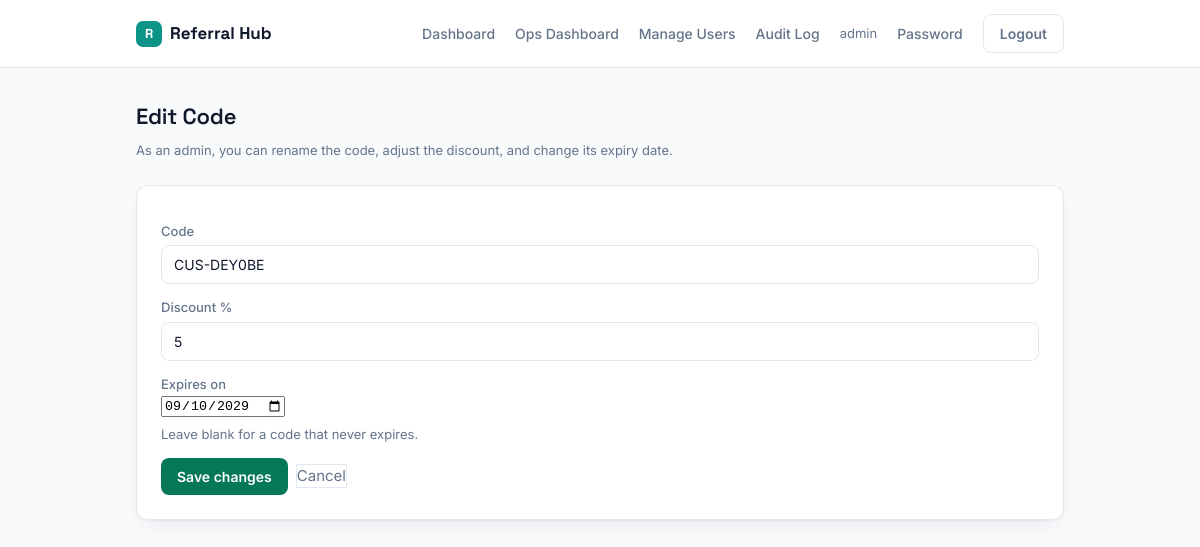
/dashboard/edit/30/ (signed in), run on the app's committed database.
### referrals/models.py (models this page shows, shortened)
class ReferralCode(models.Model):
    code = models.CharField(max_length=30, unique=True)
    code_type = models.CharField(max_length=10, choices=CODE_TYPE_CHOICES)
    requested_by = models.ForeignKey(settings.AUTH_USER_MODEL, on_delete=models.CASCADE, related_name="referral_codes")
    owner_name = models.CharField(max_length=150, blank=True)
    owner_email = models.EmailField(blank=True)
    product = models.CharField(max_length=20, choices=PRODUCT_CHOICES)
    discount_percent = models.PositiveIntegerField(default=DEFAULT_CUSTOMER_DISCOUNT)
    approval_status = models.CharField(max_length=10, choices=APPROVAL_STATUS_CHOICES, default="pending")
    origin_system = models.CharField(max_length=10, choices=ORIGIN_SYSTEM_CHOICES, default="hub")
    active = models.BooleanField(default=True)
    deactivated_at = models.DateTimeField(null=True, blank=True)
    deactivated_by = models.ForeignKey(
        settings.AUTH_USER_MODEL, null=True, blank=True, on_delete=models.SET_NULL, related_name="deactivated_codes"
    )
    approved_by = models.ForeignKey(settings.AUTH_USER_MODEL, null=True, blank=True, on_delete=models.SET_NULL, related_name="approved_codes")
    approved_at = models.DateTimeField(null=True, blank=True)
    created_at = models.DateTimeField(auto_now_add=True)
    expires_at = models.DateTimeField(
        null=True, blank=True, default=default_expiry,
        help_text="Coupon stops being redeemable after this date. Defaults to 3 years "
                   "from approval; admins can extend or shorten it.",
    )
    wix_coupon_id = models.CharField(max_length=100, blank=True, default="")
    wix_sync_status = models.CharField(max_length=15, choices=WIX_SYNC_STATUS_CHOICES, default="not_applicable")
    wix_sync_error = models.TextField(blank=True, default="")
    wix_last_synced_at = models.DateTimeField(null=True, blank=True)
    class Meta:
        ordering = ["-created_at"]

### referrals/views.py (the view)
# urls.py: path("dashboard/edit/<int:code_id>/", views.edit_code, name="edit_code"),
@login_required
def edit_code(request, code_id):
    code = get_object_or_404(ReferralCode, id=code_id)
    is_owner = code.requested_by_id == request.user.id
    editable = code.approval_status != "approved" or code.active  # blocks edits on deactivated codes
    if not editable:
        raise PermissionDenied("This code is deactivated and can no longer be edited. Request a new code instead.")
    if not (request.user.is_staff or (is_owner and code.approval_status == "pending")):
        raise PermissionDenied("You cannot edit this code.")
    if request.method == "POST":
        form = EditCodeForm(
            request.POST,
            instance=code,
            allow_code_edit=request.user.is_staff,
            initial={"code": code.code, "discount_percent": code.discount_percent, "expires_at": code.expires_at},
        )
        if form.is_valid():
            old_code, old_discount, old_expiry = code.code, code.discount_percent, code.expires_at
            code.code = form.cleaned_data["code"]
            code.discount_percent = form.cleaned_data["discount_percent"]
            code.expires_at = form.cleaned_data["expires_at"]
            code.save()
            changes = []
            if old_code != code.code:
                changes.append(f"code {mask_code(old_code)} to {mask_code(code.code)}")
            if old_discount != code.discount_percent:
                changes.append(f"discount {old_discount}% to {code.discount_percent}%")
            if old_expiry != code.expires_at:
                changes.append(f"expiry {_fmt_date(old_expiry)} to {_fmt_date(code.expires_at)}")
            _log("edited", code, request.user, "; ".join(changes) if changes else "No changes")
            if (old_code != code.code or old_discount != code.discount_percent) \
                    and code.wix_sync_status == "synced" and wix_sync.should_sync(code):
                success, error = wix_sync.disable_coupon(code)  # retire the old coupon...
                if success:
                    _sync_approved_code_to_wix(code, request.user)  # ...and create a fresh one
                else:
                    code.wix_sync_status = "failed"
                    code.wix_sync_error = error or "Unknown error"
                    code.save(update_fields=["wix_sync_status", "wix_sync_error"])
                    _log("wix_sync_failed", code, request.user, f"Update after edit failed: {error}")
            messages.success(request, "Code updated.")
            return redirect("user_dashboard")
    else:
        form = EditCodeForm(
            initial={"code": code.code, "discount_percent": code.discount_percent, "expires_at": code.expires_at},
            instance=code,
            allow_code_edit=request.user.is_staff,
        )
    return render(request, "referrals/edit_code.html", {"code": code, "form": form, "is_ops": _in_group(request.user, "Ops")})

### referrals/forms.py (shortened to what this page needs)
class EditCodeForm(forms.Form):
    code = forms.CharField(max_length=30)
    discount_percent = forms.IntegerField(min_value=0, max_value=100)
    expires_at = forms.DateField(
        required=False,
        widget=forms.DateInput(attrs={"type": "date"}),
        help_text="Leave blank for a code that never expires.",
    )
    def __init__(self, *args, instance=None, allow_code_edit=False, **kwargs):
        self.instance = instance
        self.allow_code_edit = allow_code_edit
        super().__init__(*args, **kwargs)
        if not allow_code_edit:
            self.fields["code"].disabled = True
            self.fields["expires_at"].disabled = True

### referrals/views.py (called while the page is built)
def _in_group(user, group_name):
    return user.is_staff or user.groups.filter(name=group_name).exists()

### referrals/templates/referrals/edit_code.html (shortened to what this page needs)
{% extends "referrals/base.html" %}
{% block body %}
<div class="page">
  <h1>Edit Code</h1>
  <p class="subtext" style="margin-bottom:24px">
    {% if request.user.is_staff %}
      As an admin, you can rename the code, adjust the discount, and change its expiry date.
    {% else %}
      You can adjust the discount while this code is still pending. Once approved, only an admin can make changes.
    {% endif %}
  </p>
  <div class="card">
    <form method="post" class="form-stack">
      <div class="form-row">
        <label for="{{ form.code.id_for_label }}">Code</label>
        {{ form.code }}
      </div>
      <div class="form-row">
        <label for="{{ form.discount_percent.id_for_label }}">Discount %</label>
        {{ form.discount_percent }}
      </div>
      <div class="form-row">
        <label for="{{ form.expires_at.id_for_label }}">Expires on</label>
        {{ form.expires_at }}
        {% if form.expires_at.help_text %}<p class="subtext">{{ form.expires_at.help_text }}</p>{% endif %}
      </div>
      <div class="btn-row">
        <button type="submit" class="btn-approve">Save changes</button>
        <a href="{% url 'user_dashboard' %}" class="btn-ghost">Cancel</a>
      </div>
    </form>
  </div>
</div>
{% endblock %}

### referrals/templates/referrals/base.html (shortened to what this page needs)
{% load static %}<!DOCTYPE html>
<html lang="en">
<head>
<link rel="stylesheet" href="{% static 'referrals/css/main.css' %}">
</head>
<body>
{% if request.user.is_authenticated %}
<nav class="nav">
  <div class="nav-inner">
    <div class="brand"><span class="brand-mark">R</span> Referral Hub</div>
    <div class="nav-links">
      {% if not is_ops or request.user.is_staff %}<a href="{% url 'user_dashboard' %}">Dashboard</a>{% endif %}
      {% if is_ops or request.user.is_staff %}<a href="{% url 'ops_dashboard' %}">Ops Dashboard</a>{% endif %}
      {% if request.user.is_staff %}<a href="{% url 'manage_users' %}">Manage Users</a>{% endif %}
      {% if request.user.is_staff %}<a href="{% url 'audit_log' %}">Audit Log</a>{% endif %}
      <span class="nav-user">{{ request.user.username }}</span>
      <a href="{% url 'change_password' %}">Password</a>
      <form action="{% url 'logout' %}" method="post" class="inline-form">{% csrf_token %}<button type="submit" class="btn-ghost">Logout</button></form>
    </div>
  </div>
</nav>
{% endif %}
{% block body %}{% endblock %}
</body>
</html>

### referrals/static/referrals/css/main.css (style rules this page uses)
:root { --bg: #F8FAFC; --surface: #FFFFFF; --surface-alt: #F1F5F9; --border: #E2E8F0; --ink: #0F172A; --ink-muted: #64748B; --primary: #0D9488; --primary-dark: #0F766E; --primary-soft: #CCFBF1; --amber: #B45309; --amber-soft: #FEF3C7; --emerald: #047857; --emerald-soft: #D1FAE5; --rose: #BE123C; --rose-soft: #FFE4E6; --radius: 12px; --radius-sm: 8px; --shadow: 0 1px 2px rgba(15,23,42,.04), 0 8px 24px -8px rgba(15,23,42,.10); }
* { box-sizing: border-box; }
body { margin: 0; background: var(--bg); color: var(--ink); font-family: 'Inter', -apple-system, sans-serif; font-size: 15px; line-height: 1.5; -webkit-font-smoothing: antialiased; }
h1, h2, h3 { font-family: 'Space Grotesk', 'Inter', sans-serif; font-weight: 600; letter-spacing: -0.01em; margin: 0 0 4px; }
h1 { font-size: 22px; }
a { color: var(--primary-dark); text-decoration: none; }
.nav { background: var(--surface); border-bottom: 1px solid var(--border); position: sticky; top: 0; z-index: 10; }
.nav-inner { max-width: 960px; margin: 0 auto; padding: 14px 24px; display: flex; align-items: center; justify-content: space-between; }
.brand { display: flex; align-items: center; gap: 8px; font-family: 'Space Grotesk', sans-serif; font-weight: 700; font-size: 17px; color: var(--ink); }
.brand-mark { width: 26px; height: 26px; border-radius: 7px; background: var(--primary); color: #fff; display: grid; place-items: center; font-size: 13px; font-weight: 700; flex-shrink: 0; }
.nav-links { display: flex; align-items: center; gap: 20px; font-size: 14px; }
.nav-links a { color: var(--ink-muted); font-weight: 500; }
.nav-user { color: var(--ink-muted); font-size: 13px; }
.page { max-width: 960px; margin: 0 auto; padding: 32px 24px 64px; }
.card { background: var(--surface); border: 1px solid var(--border); border-radius: var(--radius); box-shadow: var(--shadow); padding: 24px; margin-bottom: 24px; }
.subtext { color: var(--ink-muted); font-size: 13px; margin-top: 8px; }
input[type=text], input[type=email], input[type=password], input[type=number], select { width: 100%; padding: 10px 12px; margin: 4px 0 2px; border: 1px solid var(--border); border-radius: var(--radius-sm); background: var(--surface); color: var(--ink); font-size: 14px; font-family: inherit; }
label { font-size: 13px; font-weight: 500; color: var(--ink-muted); display: block; margin-top: 12px; }
button, .btn { display: inline-flex; align-items: center; justify-content: center; gap: 6px; padding: 10px 16px; border-radius: var(--radius-sm); border: 0; font-size: 14px; font-weight: 600; font-family: inherit; cursor: pointer; background: var(--primary); color: #fff; transition: background .15s ease; }
.btn-ghost { background: transparent; color: var(--ink-muted); border: 1px solid var(--border); }
.btn-approve { background: var(--emerald); }
.btn-row { display: flex; gap: 8px; align-items: center; flex-wrap: wrap; }
.inline-form { display: inline-block; }
.nav-inner, .page { padding-left: 16px; padding-right: 16px; }

### data on the page
ReferralCode: code "CUS-DEY0BE", discount_percent "5", expires_at "09/10/2029"

### other printed values
{{ request.user.username }} "admin"
